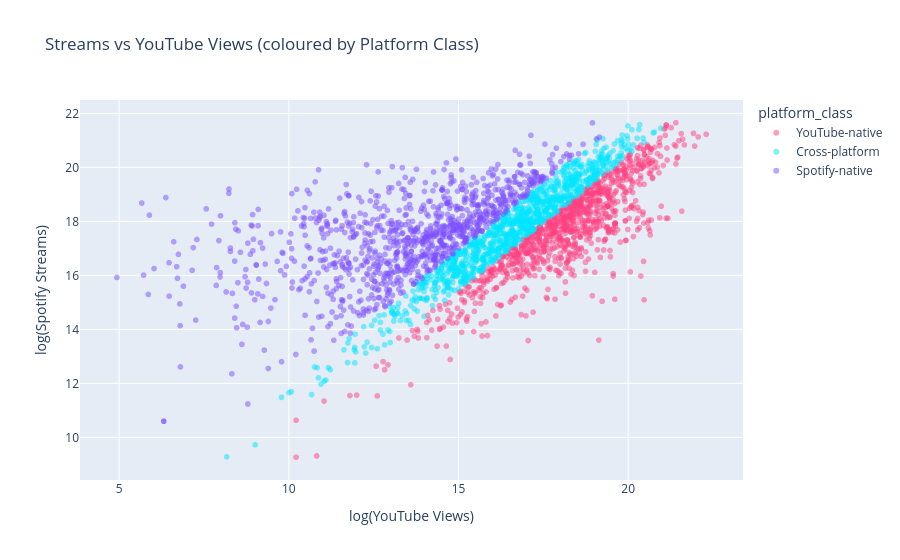

Here is the notebook cell this chart was saved with:
### Code cell
sample = df.sample(3000, random_state=42)

fig = px.scatter(
    sample,
    x='log_views', y='log_streams',
    color='platform_class',
    hover_data=['Artist', 'Track'],
    title='Streams vs YouTube Views (coloured by Platform Class)',
    labels={
        'log_views'   : 'log(YouTube Views)',
        'log_streams' : 'log(Spotify Streams)'
    },
    color_discrete_map={
        'Spotify-native' : '#7c4dff',
        'Cross-platform' : '#00e5ff',
        'YouTube-native' : '#ff4081'
    },
    opacity=0.5
)
fig.show()
fig.write_html('../reports/figures/streams_vs_views.html')
print("✅ Saved!")

### Figure 1 — Plotly figure (JSON) as saved in the notebook; plotly's stock layout.template omitted (floating-point values rounded to 4 significant figures; data arrays with more than 128 entries replaced by an {"elided": "..."} marker saying what was removed)
{"data": [{"customdata": {"elided": "977x2 str values"}, "hovertemplate": "platform_class=YouTube-native<br>log(YouTube Views)=%{x}<br>log(Spotify Streams)=%{y}<br>Artist=%{customdata[0]}<br>Track=%{customdata[1]}<extra></extra>", "legendgroup": "YouTube-native", "marker": {"color": "#ff4081", "opacity": 0.5, "symbol": "circle"}, "mode": "markers", "name": "YouTube-native", "showlegend": true, "type": "scattergl", "x": {"elided": "977 float values"}, "xaxis": "x", "y": {"elided": "977 float values"}, "yaxis": "y"}, {"customdata": {"elided": "1030x2 str values"}, "hovertemplate": "platform_class=Cross-platform<br>log(YouTube Views)=%{x}<br>log(Spotify Streams)=%{y}<br>Artist=%{customdata[0]}<br>Track=%{customdata[1]}<extra></extra>", "legendgroup": "Cross-platform", "marker": {"color": "#00e5ff", "opacity": 0.5, "symbol": "circle"}, "mode": "markers", "name": "Cross-platform", "showlegend": true, "type": "scattergl", "x": {"elided": "1030 float values"}, "xaxis": "x", "y": {"elided": "1030 float values"}, "yaxis": "y"}, {"customdata": {"elided": "993x2 str values"}, "hovertemplate": "platform_class=Spotify-native<br>log(YouTube Views)=%{x}<br>log(Spotify Streams)=%{y}<br>Artist=%{customdata[0]}<br>Track=%{customdata[1]}<extra></extra>", "legendgroup": "Spotify-native", "marker": {"color": "#7c4dff", "opacity": 0.5, "symbol": "circle"}, "mode": "markers", "name": "Spotify-native", "showlegend": true, "type": "scattergl", "x": {"elided": "993 float values"}, "xaxis": "x", "y": {"elided": "993 float values"}, "yaxis": "y"}], "layout": {"legend": {"title": {"text": "platform_class"}, "tracegroupgap": 0}, "title": {"text": "Streams vs YouTube Views (coloured by Platform Class)"}, "xaxis": {"anchor": "y", "domain": [0, 1], "title": {"text": "log(YouTube Views)"}}, "yaxis": {"anchor": "x", "domain": [0, 1], "title": {"text": "log(Spotify Streams)"}}}}
